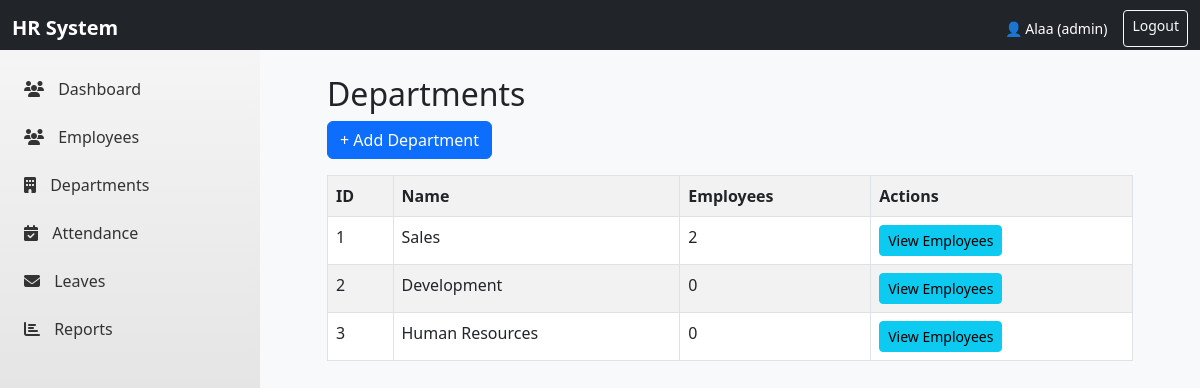
Page /departments/departments.php (signed in) on the committed database.
### tables this page shows
CREATE TABLE `departments` (
  `id` int(11) NOT NULL,
  `name` varchar(100) NOT NULL,
  `created_at` timestamp NOT NULL DEFAULT current_timestamp()
);

### departments/departments.php (the view, shortened to what this page needs)
<?php
include "../side_nav_bar.php";
$conn = (new Database())->connect();
$result = $conn->query("
    SELECT d.id, d.name, COUNT(e.id) AS employee_count
    FROM departments d
    LEFT JOIN employees e ON d.id = e.department_id
    GROUP BY d.id, d.name
");
?>
<!DOCTYPE html>
<html>
<head>
    <link rel="stylesheet" href="https://cdn.jsdelivr.net/npm/bootstrap@5.3.0/dist/css/bootstrap.min.css">
</head>
<body class="bg-light">
<div class="container mt-5">
      <div class="content">
    <h2>Departments</h2>
    <a href="add_department.php" class="btn btn-primary mb-3">+ Add Department</a>
    <table class="table table-bordered table-striped">
        <tr>
            <th>ID</th>
            <th>Name</th>
            <th>Employees</th>
            <th>Actions</th>
        </tr>
        <?php while($row = $result->fetch_assoc()): ?>
        <tr>
            <td><?= $row['id'] ?></td>
            <td><?= $row['name'] ?></td>
            <td><?= $row['employee_count'] ?></td>
            <td>
                <a href="../departments/view_departments.php?id=<?= $row['id'] ?>" class="btn btn-info btn-sm">View Employees</a>
            </td>
        </tr>
        <?php endwhile; ?>
    </table>
</body>
</html>

### side_nav_bar.php (style rules this page uses)
body { font-family: 'Segoe UI', Tahoma, Geneva, Verdana, sans-serif; margin: 0; padding: 0; }

### departments/departments.php (style rules this page uses)
.content { margin-left: 260px; padding: 25px; margin-top: 50px; }

### rows in the picture
departments: id "1", name "Sales", employee_count "2"
departments: id "2", name "Development", employee_count "0"
departments: id "3", name "Human Resources", employee_count "0"

### other values in the picture
$_SESSION['username'] "Alaa"
$_SESSION['role'] "admin"
